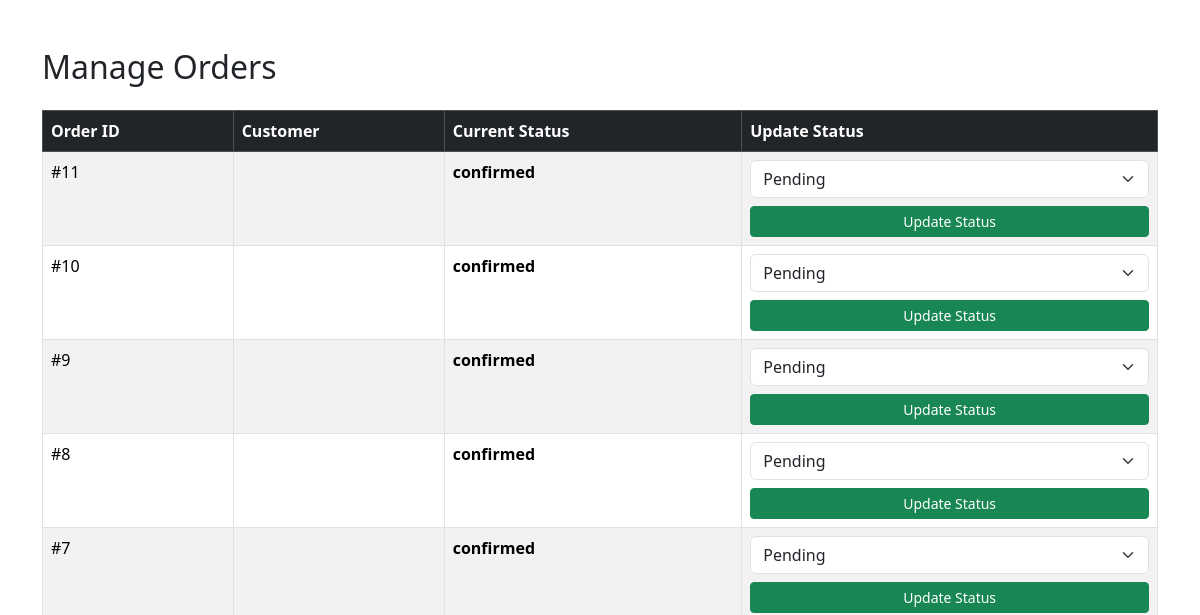
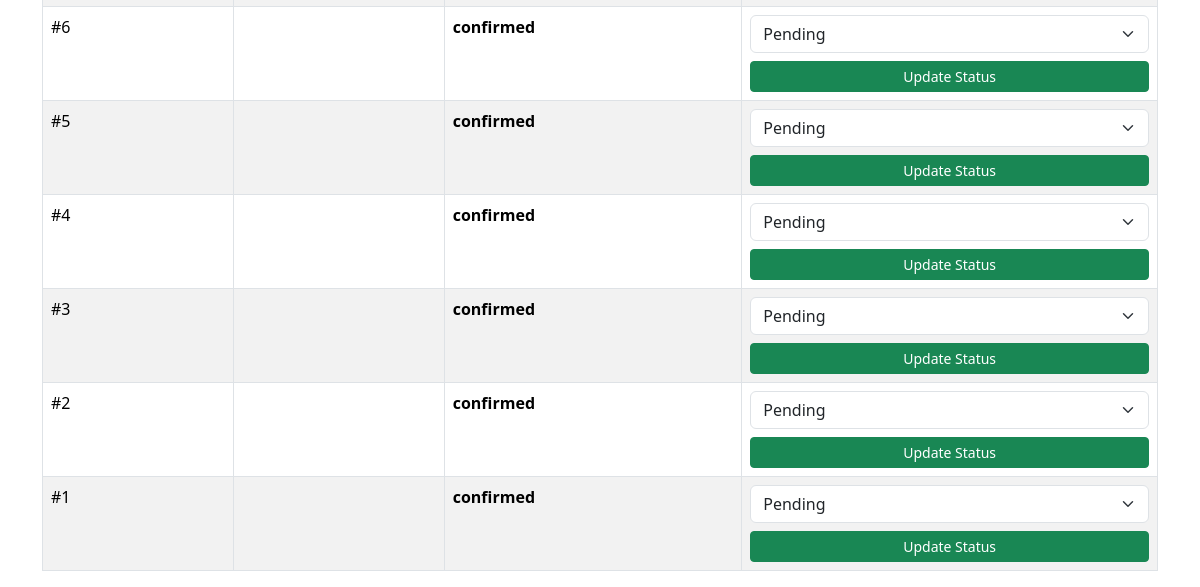
Page /manage-orders/ (signed in) on the earlier database version (2 pictures, top to bottom).
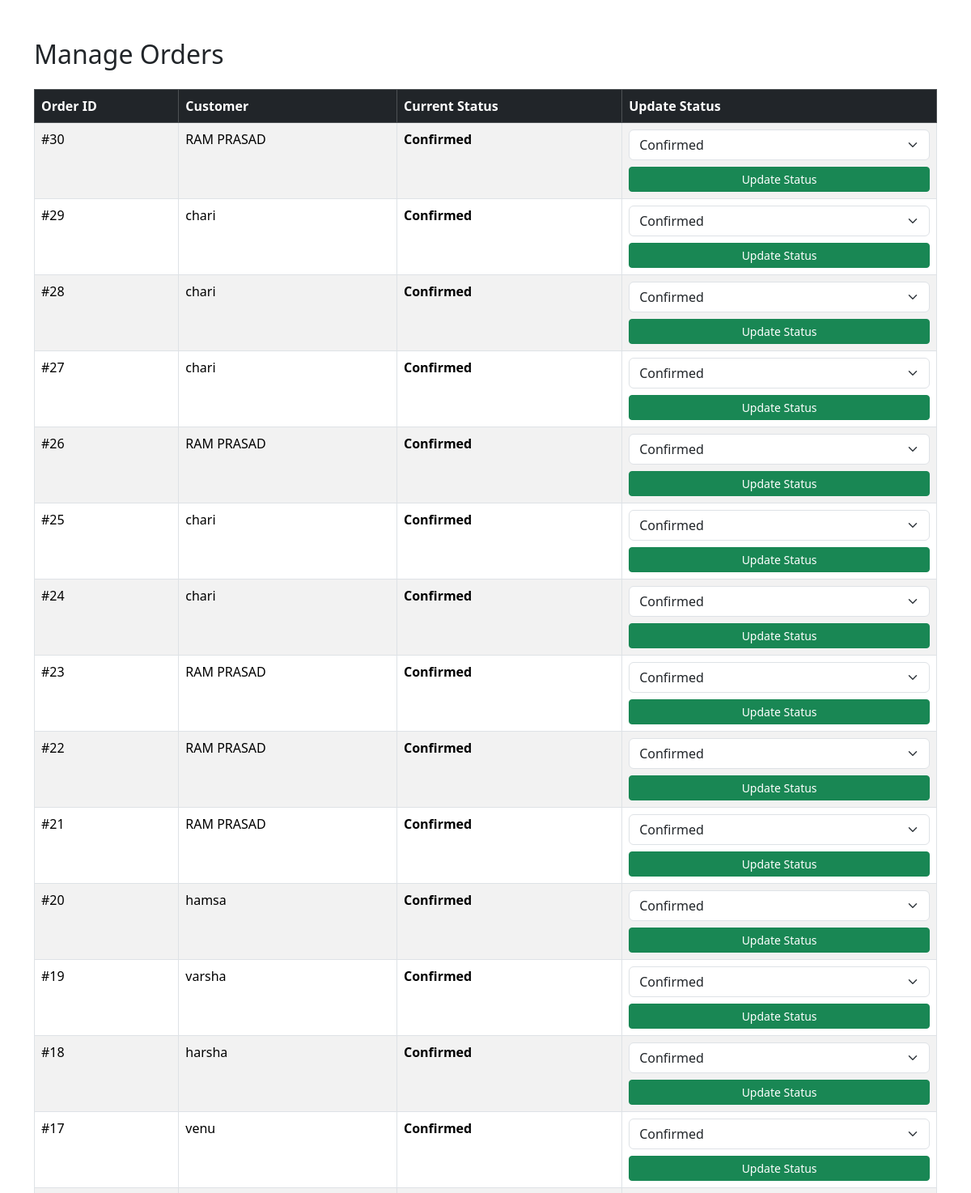
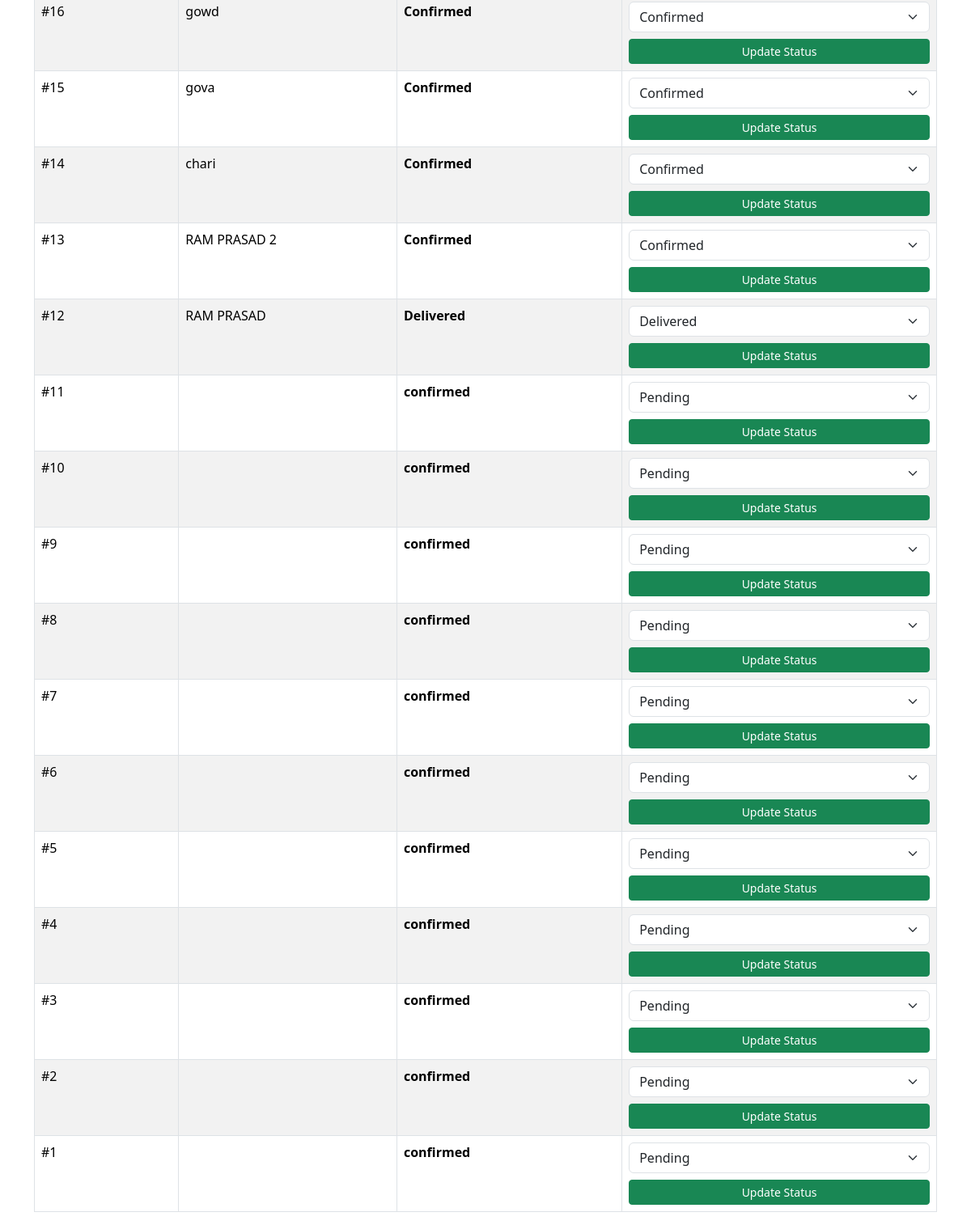
Same page on the later database version (2 pictures, top to bottom).
### store/models.py (models this page shows, shortened)
class Order(models.Model):
    STATUS_CHOICES = (
        ('Pending', 'Pending'),
        ('Confirmed', 'Confirmed'),
        ('Shipped', 'Shipped'),
        ('Delivered', 'Delivered'),
        ('Cancelled', 'Cancelled'),
    )
    user = models.ForeignKey(
        User,
        on_delete=models.CASCADE
    )
    customer_name = models.CharField(
        max_length=100,
        blank=True,
        null=True,
        default=""
    )
    address = models.TextField(
        blank=True,
        null=True,
        default=""
    )
    phone = models.CharField(
        max_length=15,
        blank=True,
        null=True,
        default=""
    )
    payment_method = models.CharField(
        max_length=50,
        blank=True,
        null=True,
        default=""
    )
    created_at = models.DateTimeField(
        auto_now_add=True
    )
    status = models.CharField(
        max_length=20,
        choices=STATUS_CHOICES,
        default='Pending'
    )
    email = models.EmailField()

### store/views.py (the view)
@staff_member_required
def manage_orders(request):
    orders = Order.objects.all().order_by("-created_at")
    return render(
        request,
        "manage_orders.html",
        {
            "orders": orders
        }
    )

### store/templates/manage_orders.html (shortened to what this page needs)
<!DOCTYPE html>
<html>
<head>
    <link href="https://cdn.jsdelivr.net/npm/bootstrap@5.3.3/dist/css/bootstrap.min.css" rel="stylesheet">
</head>
<body>
<div class="container mt-5">
    <h2 class="mb-4">Manage Orders</h2>
    <table class="table table-bordered table-striped">
        <thead class="table-dark">
            <tr>
                <th>Order ID</th>
                <th>Customer</th>
                <th>Current Status</th>
                <th>Update Status</th>
            </tr>
        </thead>
        <tbody>
        {% for order in orders %}
            <tr>
                <td>#{{ order.id }}</td>
                <td>{{ order.customer_name }}</td>
                <td>
                    <strong>{{ order.status }}</strong>
                </td>
                <td>
                    <form method="POST" action="{% url 'update_order_status' order.id %}">
                        <select name="status" class="form-select mb-2">
                            <option value="Pending"
                            {% if order.status == "Pending" %}selected{% endif %}>
                                Pending
                            </option>
                            <option value="Confirmed"
                            {% if order.status == "Confirmed" %}selected{% endif %}>
                                Confirmed
                            </option>
                            <option value="Delivered"
                            {% if order.status == "Delivered" %}selected{% endif %}>
                                Delivered
                            </option>
                        </select>
                        <button type="submit" class="btn btn-success btn-sm w-100">
                            Update Status
                        </button>
                    </form>
                </td>
            </tr>
        {% empty %}
            <tr>
                <td colspan="4" class="text-center">
                    No Orders Found
                </td>
            </tr>
        {% endfor %}
        </tbody>
    </table>
</div>
</body>
</html>

Differences in the rows shown:
added Order: id "30", customer_name "RAM PRASAD", status "Confirmed"
added Order: id "29", customer_name "chari", status "Confirmed"
added Order: id "28", customer_name "chari", status "Confirmed"
added Order: id "27", customer_name "chari", status "Confirmed"
added Order: id "26", customer_name "RAM PRASAD", status "Confirmed"
added Order: id "25", customer_name "chari", status "Confirmed"
added Order: id "24", customer_name "chari", status "Confirmed"
added Order: id "23", customer_name "RAM PRASAD", status "Confirmed"
added Order: id "22", customer_name "RAM PRASAD", status "Confirmed"
added Order: id "21", customer_name "RAM PRASAD", status "Confirmed"
added Order: id "20", customer_name "hamsa", status "Confirmed"
added Order: id "19", customer_name "varsha", status "Confirmed"
added Order: id "18", customer_name "harsha", status "Confirmed"
added Order: id "17", customer_name "venu", status "Confirmed"
added Order: id "16", customer_name "gowd", status "Confirmed"
added Order: id "15", customer_name "gova", status "Confirmed"
added Order: id "14", customer_name "chari", status "Confirmed"
added Order: id "13", customer_name "RAM PRASAD 2", status "Confirmed"
added Order: id "12", customer_name "RAM PRASAD", status "Delivered"
